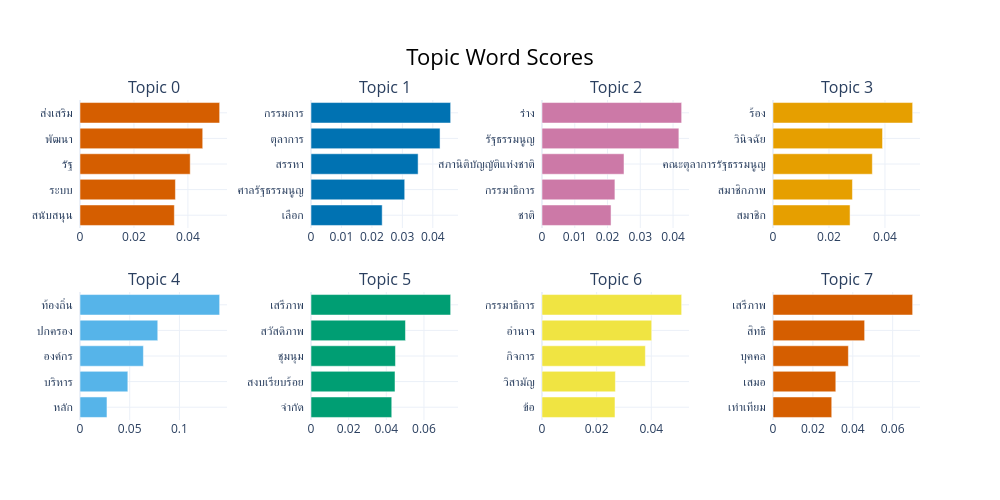

Here is the notebook cell this chart was saved with:
### Code cell
# Visualize the top words per topic as a bar chart (BERTopic natively supports Plotly)
fig = topic_model.visualize_barchart(top_n_topics=8)
fig

### Figure 1 — Plotly figure (JSON) as saved in the notebook; plotly's stock layout.template omitted (floating-point values rounded to 4 significant figures)
{"data": [{"marker": {"color": "#D55E00"}, "orientation": "h", "type": "bar", "x": [0.03497, 0.03537, 0.04085, 0.04549, 0.05176], "xaxis": "x", "y": ["สนับสนุน  ", "ระบบ  ", "รัฐ  ", "พัฒนา  ", "ส่งเสริม  "], "yaxis": "y"}, {"marker": {"color": "#0072B2"}, "orientation": "h", "type": "bar", "x": [0.02338, 0.03077, 0.03517, 0.04238, 0.04586], "xaxis": "x2", "y": ["เลือก  ", "ศาลรัฐธรรมนูญ  ", "สรรหา  ", "ตุลาการ  ", "กรรมการ  "], "yaxis": "y2"}, {"marker": {"color": "#CC79A7"}, "orientation": "h", "type": "bar", "x": [0.02107, 0.02226, 0.02503, 0.04178, 0.04263], "xaxis": "x3", "y": ["ชาติ  ", "กรรมาธิการ  ", "สภานิติบัญญัติแห่งชาติ  ", "รัฐธรรมนูญ  ", "ร่าง  "], "yaxis": "y3"}, {"marker": {"color": "#E69F00"}, "orientation": "h", "type": "bar", "x": [0.02753, 0.02838, 0.03548, 0.03913, 0.04989], "xaxis": "x4", "y": ["สมาชิก  ", "สมาชิกภาพ  ", "คณะตุลาการรัฐธรรมนูญ  ", "วินิจฉัย  ", "ร้อง  "], "yaxis": "y4"}, {"marker": {"color": "#56B4E9"}, "orientation": "h", "type": "bar", "x": [0.02713, 0.04812, 0.06378, 0.07822, 0.1405], "xaxis": "x5", "y": ["หลัก  ", "บริหาร  ", "องค์กร  ", "ปกครอง  ", "ท้องถิ่น  "], "yaxis": "y5"}, {"marker": {"color": "#009E73"}, "orientation": "h", "type": "bar", "x": [0.04289, 0.04462, 0.04486, 0.05018, 0.07418], "xaxis": "x6", "y": ["จำกัด  ", "สงบเรียบร้อย  ", "ชุมนุม  ", "สวัสดิภาพ  ", "เสรีภาพ  "], "yaxis": "y6"}, {"marker": {"color": "#F0E442"}, "orientation": "h", "type": "bar", "x": [0.02672, 0.02686, 0.03783, 0.04015, 0.05111], "xaxis": "x7", "y": ["ข้อ  ", "วิสามัญ  ", "กิจการ  ", "อำนาจ  ", "กรรมาธิการ  "], "yaxis": "y7"}, {"marker": {"color": "#D55E00"}, "orientation": "h", "type": "bar", "x": [0.02945, 0.03148, 0.03779, 0.04594, 0.07001], "xaxis": "x8", "y": ["เท่าเทียม  ", "เสมอ  ", "บุคคล  ", "สิทธิ  ", "เสรีภาพ  "], "yaxis": "y8"}], "layout": {"annotations": [{"font": {"size": 16}, "showarrow": false, "text": "Topic 0", "x": 0.0875, "xanchor": "center", "xref": "paper", "y": 1, "yanchor": "bottom", "yref": "paper"}, {"font": {"size": 16}, "showarrow": false, "text": "Topic 1", "x": 0.3625, "xanchor": "center", "xref": "paper", "y": 1, "yanchor": "bottom", "yref": "paper"}, {"font": {"size": 16}, "showarrow": false, "text": "Topic 2", "x": 0.6375, "xanchor": "center", "xref": "paper", "y": 1, "yanchor": "bottom", "yref": "paper"}, {"font": {"size": 16}, "showarrow": false, "text": "Topic 3", "x": 0.9125, "xanchor": "center", "xref": "paper", "y": 1, "yanchor": "bottom", "yref": "paper"}, {"font": {"size": 16}, "showarrow": false, "text": "Topic 4", "x": 0.0875, "xanchor": "center", "xref": "paper", "y": 0.4, "yanchor": "bottom", "yref": "paper"}, {"font": {"size": 16}, "showarrow": false, "text": "Topic 5", "x": 0.3625, "xanchor": "center", "xref": "paper", "y": 0.4, "yanchor": "bottom", "yref": "paper"}, {"font": {"size": 16}, "showarrow": false, "text": "Topic 6", "x": 0.6375, "xanchor": "center", "xref": "paper", "y": 0.4, "yanchor": "bottom", "yref": "paper"}, {"font": {"size": 16}, "showarrow": false, "text": "Topic 7", "x": 0.9125, "xanchor": "center", "xref": "paper", "y": 0.4, "yanchor": "bottom", "yref": "paper"}], "height": 500, "hoverlabel": {"bgcolor": "white", "font": {"family": "Rockwell", "size": 16}}, "showlegend": false, "title": {"font": {"color": "Black", "size": 22}, "text": "Topic Word Scores", "x": 0.5, "xanchor": "center", "yanchor": "top"}, "width": 1000, "xaxis": {"anchor": "y", "domain": [0, 0.175], "showgrid": true}, "xaxis2": {"anchor": "y2", "domain": [0.275, 0.45], "showgrid": true}, "xaxis3": {"anchor": "y3", "domain": [0.55, 0.725], "showgrid": true}, "xaxis4": {"anchor": "y4", "domain": [0.825, 1], "showgrid": true}, "xaxis5": {"anchor": "y5", "domain": [0, 0.175], "showgrid": true}, "xaxis6": {"anchor": "y6", "domain": [0.275, 0.45], "showgrid": true}, "xaxis7": {"anchor": "y7", "domain": [0.55, 0.725], "showgrid": true}, "xaxis8": {"anchor": "y8", "domain": [0.825, 1], "showgrid": true}, "yaxis": {"anchor": "x", "domain": [0.6, 1], "showgrid": true}, "yaxis2": {"anchor": "x2", "domain": [0.6, 1], "showgrid": true}, "yaxis3": {"anchor": "x3", "domain": [0.6, 1], "showgrid": true}, "yaxis4": {"anchor": "x4", "domain": [0.6, 1], "showgrid": true}, "yaxis5": {"anchor": "x5", "domain": [0, 0.4], "showgrid": true}, "yaxis6": {"anchor": "x6", "domain": [0, 0.4], "showgrid": true}, "yaxis7": {"anchor": "x7", "domain": [0, 0.4], "showgrid": true}, "yaxis8": {"anchor": "x8", "domain": [0, 0.4], "showgrid": true}}}
